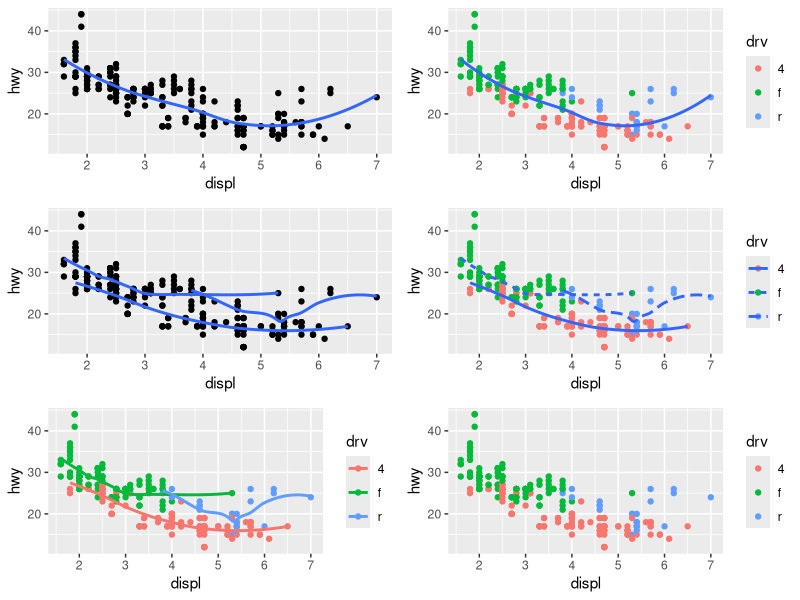
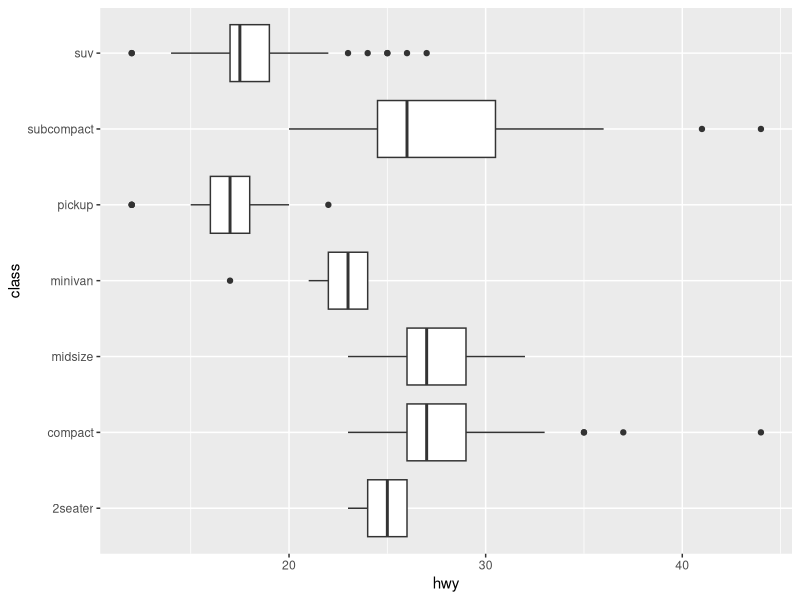
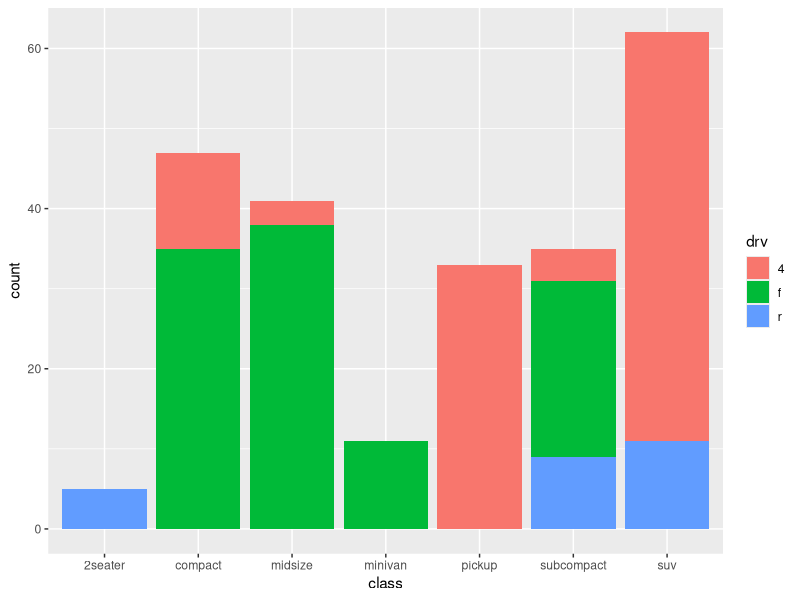
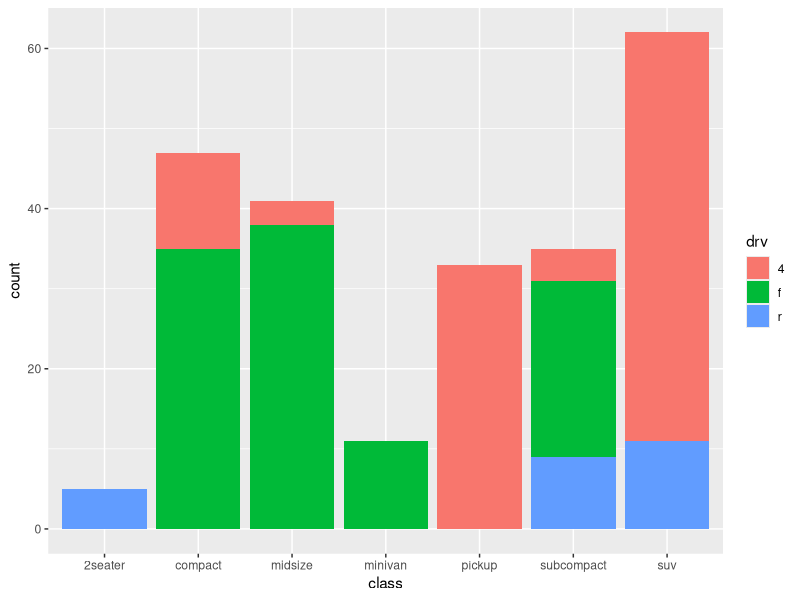
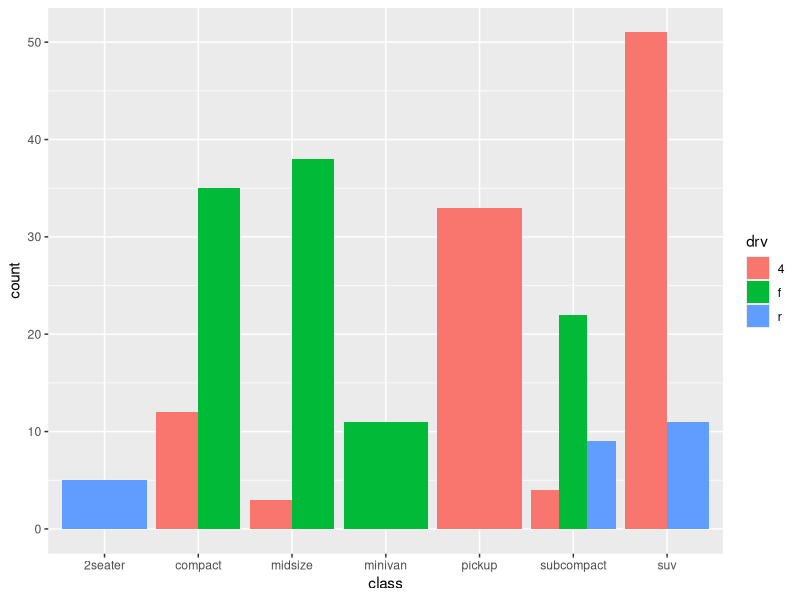
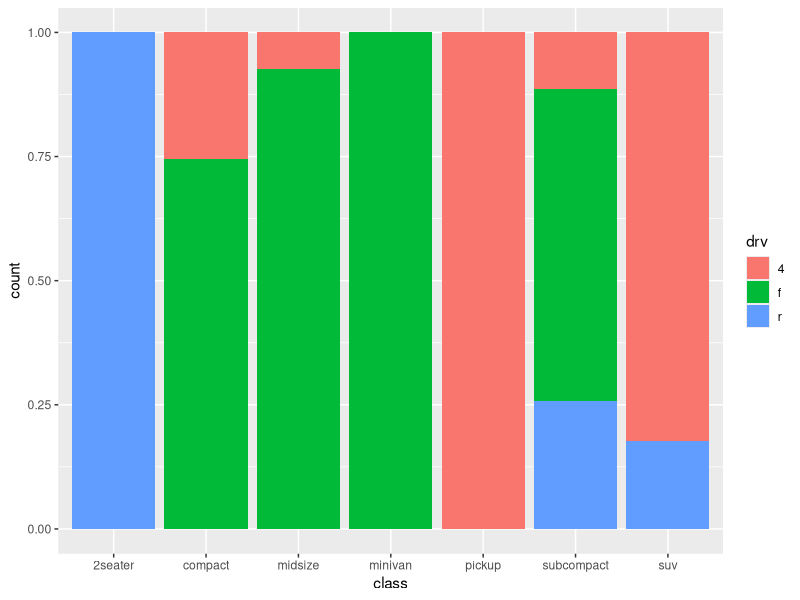

R code for these plots, in order:
## ---- chunk 1
library(tidyverse)

multiplot <- function(..., plotlist=NULL, file, cols=1, layout=NULL) {
  library(grid)

  # Make a list from the ... arguments and plotlist
  plots <- c(list(...), plotlist)

  numPlots = length(plots)

  # If layout is NULL, then use 'cols' to determine layout
  if (is.null(layout)) {
    # Make the panel
    # ncol: Number of columns of plots
    # nrow: Number of rows needed, calculated from # of cols
    layout <- matrix(seq(1, cols * ceiling(numPlots/cols)),
                    ncol = cols, nrow = ceiling(numPlots/cols))
  }

 if (numPlots==1) {
    print(plots[[1]])

  } else {
    # Set up the page
    grid.newpage()
    pushViewport(viewport(layout = grid.layout(nrow(layout), ncol(layout))))

    # Make each plot, in the correct location
    for (i in 1:numPlots) {
      # Get the i,j matrix positions of the regions that contain this subplot
      matchidx <- as.data.frame(which(layout == i, arr.ind = TRUE))

      print(plots[[i]], vp = viewport(layout.pos.row = matchidx$row,
                                      layout.pos.col = matchidx$col))
    }
  }
}
## ---- chunk 2
g1 <- ggplot(mpg, aes(x = displ, y = hwy)) +
  geom_point() +
  geom_smooth(se = F)

g2 <- ggplot(mpg, aes(x = displ, y = hwy)) +
  geom_point() +
  geom_smooth(aes(group = drv), se = F)

g3 <- ggplot(mpg, aes(x = displ, y = hwy, color = drv)) +
  geom_point() +
  geom_smooth(se = F)

g4 <- ggplot(mpg, aes(x = displ, y = hwy)) +
  geom_point(aes(color = drv)) +
  geom_smooth(se = F)


g5 <- ggplot(mpg, aes(x = displ, y = hwy)) +
  geom_point(aes(color = drv)) +
  geom_smooth(aes(linetype = drv), se = F)

g6 <- ggplot(mpg, aes(x = displ, y = hwy, color = drv)) +
  geom_point()

multiplot(g1, g2, g3, g4, g5, g6, cols = 2)

## ---- chunk 3
ggplot(mpg) +
  geom_boxplot(aes(x = class, y = hwy)) +
  coord_flip()
## ---- chunk 4
ggplot(mpg) + 
  geom_bar(aes(x = class, fill = drv))
  
ggplot(mpg) + 
  geom_bar(aes(x = class, fill = drv), position = "stack")

ggplot(mpg) + 
  geom_bar(aes(x = class, fill = drv), position = "dodge")

ggplot(mpg) + 
  geom_bar(aes(x = class, fill = drv), position = "fill")

